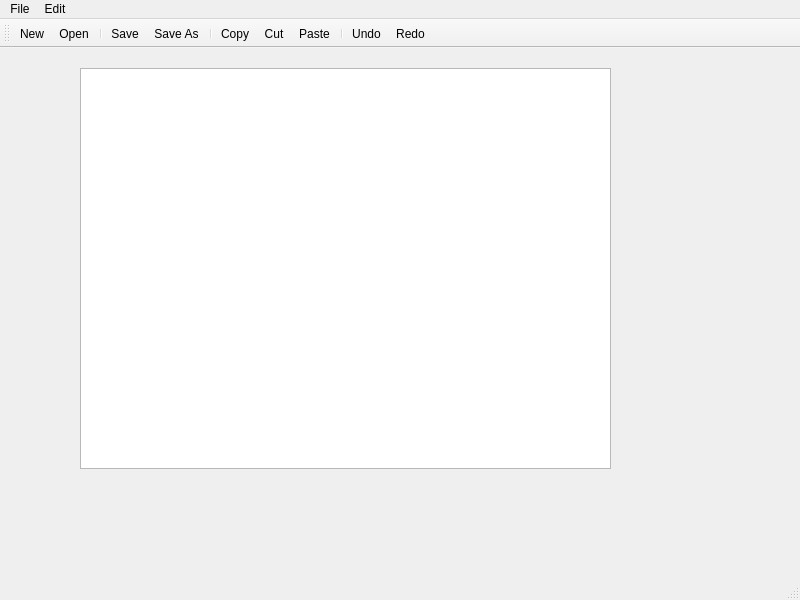
<?xml version="1.0" encoding="UTF-8"?>
<ui version="4.0">
 <class>MainWindow</class>
 <widget class="QMainWindow" name="MainWindow">
  <property name="geometry">
   <rect>
    <x>0</x>
    <y>0</y>
    <width>800</width>
    <height>600</height>
   </rect>
  </property>
  <property name="windowTitle">
   <string>NotePad</string>
  </property>
  <widget class="QWidget" name="centralwidget">
   <widget class="QTextEdit" name="textEdit">
    <property name="geometry">
     <rect>
      <x>80</x>
      <y>20</y>
      <width>531</width>
      <height>401</height>
     </rect>
    </property>
   </widget>
  </widget>
  <widget class="QMenuBar" name="menubar">
   <property name="geometry">
    <rect>
     <x>0</x>
     <y>0</y>
     <width>800</width>
     <height>17</height>
    </rect>
   </property>
   <widget class="QMenu" name="menuFile">
    <property name="title">
     <string>File</string>
    </property>
    <addaction name="actionNew"/>
    <addaction name="actionOpen"/>
    <addaction name="separator"/>
    <addaction name="actionSave"/>
    <addaction name="actionSave_As"/>
   </widget>
   <widget class="QMenu" name="menuEdit">
    <property name="title">
     <string>Edit</string>
    </property>
    <addaction name="separator"/>
    <addaction name="actionCopy"/>
    <addaction name="actionCut"/>
    <addaction name="actionPaste"/>
    <addaction name="separator"/>
    <addaction name="actionUndo"/>
    <addaction name="actionRedo"/>
   </widget>
   <addaction name="menuFile"/>
   <addaction name="menuEdit"/>
  </widget>
  <widget class="QStatusBar" name="statusbar"/>
  <widget class="QToolBar" name="toolBar">
   <property name="windowTitle">
    <string>toolBar</string>
   </property>
   <attribute name="toolBarArea">
    <enum>TopToolBarArea</enum>
   </attribute>
   <attribute name="toolBarBreak">
    <bool>false</bool>
   </attribute>
   <addaction name="actionNew"/>
   <addaction name="actionOpen"/>
   <addaction name="separator"/>
   <addaction name="actionSave"/>
   <addaction name="actionSave_As"/>
   <addaction name="separator"/>
   <addaction name="actionCopy"/>
   <addaction name="actionCut"/>
   <addaction name="actionPaste"/>
   <addaction name="separator"/>
   <addaction name="actionUndo"/>
   <addaction name="actionRedo"/>
  </widget>
  <action name="actionNew">
   <property name="icon">
    <iconset resource="AppResources.qrc">
     <normaloff>:/images/NotePad_Icons/add-file.png</normaloff>:/images/NotePad_Icons/add-file.png</iconset>
   </property>
   <property name="text">
    <string>New</string>
   </property>
  </action>
  <action name="actionOpen">
   <property name="icon">
    <iconset resource="AppResources.qrc">
     <normaloff>:/images/NotePad_Icons/open-folder.png</normaloff>:/images/NotePad_Icons/open-folder.png</iconset>
   </property>
   <property name="text">
    <string>Open</string>
   </property>
  </action>
  <action name="actionSave">
   <property name="icon">
    <iconset resource="AppResources.qrc">
     <normaloff>:/images/NotePad_Icons/save.png</normaloff>:/images/NotePad_Icons/save.png</iconset>
   </property>
   <property name="text">
    <string>Save</string>
   </property>
  </action>
  <action name="actionSave_As">
   <property name="icon">
    <iconset resource="AppResources.qrc">
     <normaloff>:/images/NotePad_Icons/saveas.png</normaloff>:/images/NotePad_Icons/saveas.png</iconset>
   </property>
   <property name="text">
    <string>Save As</string>
   </property>
  </action>
  <action name="actionCopy">
   <property name="icon">
    <iconset resource="AppResources.qrc">
     <normaloff>:/images/NotePad_Icons/copy.png</normaloff>:/images/NotePad_Icons/copy.png</iconset>
   </property>
   <property name="text">
    <string>Copy</string>
   </property>
  </action>
  <action name="actionCut">
   <property name="icon">
    <iconset resource="AppResources.qrc">
     <normaloff>:/images/NotePad_Icons/cut.png</normaloff>:/images/NotePad_Icons/cut.png</iconset>
   </property>
   <property name="text">
    <string>Cut</string>
   </property>
  </action>
  <action name="actionUndo">
   <property name="icon">
    <iconset resource="AppResources.qrc">
     <normaloff>:/images/NotePad_Icons/undo.png</normaloff>:/images/NotePad_Icons/undo.png</iconset>
   </property>
   <property name="text">
    <string>Undo</string>
   </property>
  </action>
  <action name="actionRedo">
   <property name="icon">
    <iconset resource="AppResources.qrc">
     <normaloff>:/images/NotePad_Icons/redo.png</normaloff>:/images/NotePad_Icons/redo.png</iconset>
   </property>
   <property name="text">
    <string>Redo</string>
   </property>
  </action>
  <action name="actionPaste">
   <property name="icon">
    <iconset resource="AppResources.qrc">
     <normaloff>:/images/NotePad_Icons/paste.png</normaloff>:/images/NotePad_Icons/paste.png</iconset>
   </property>
   <property name="text">
    <string>Paste</string>
   </property>
  </action>
 </widget>
 <resources>
  <include location="AppResources.qrc"/>
 </resources>
 <connections/>
</ui>
